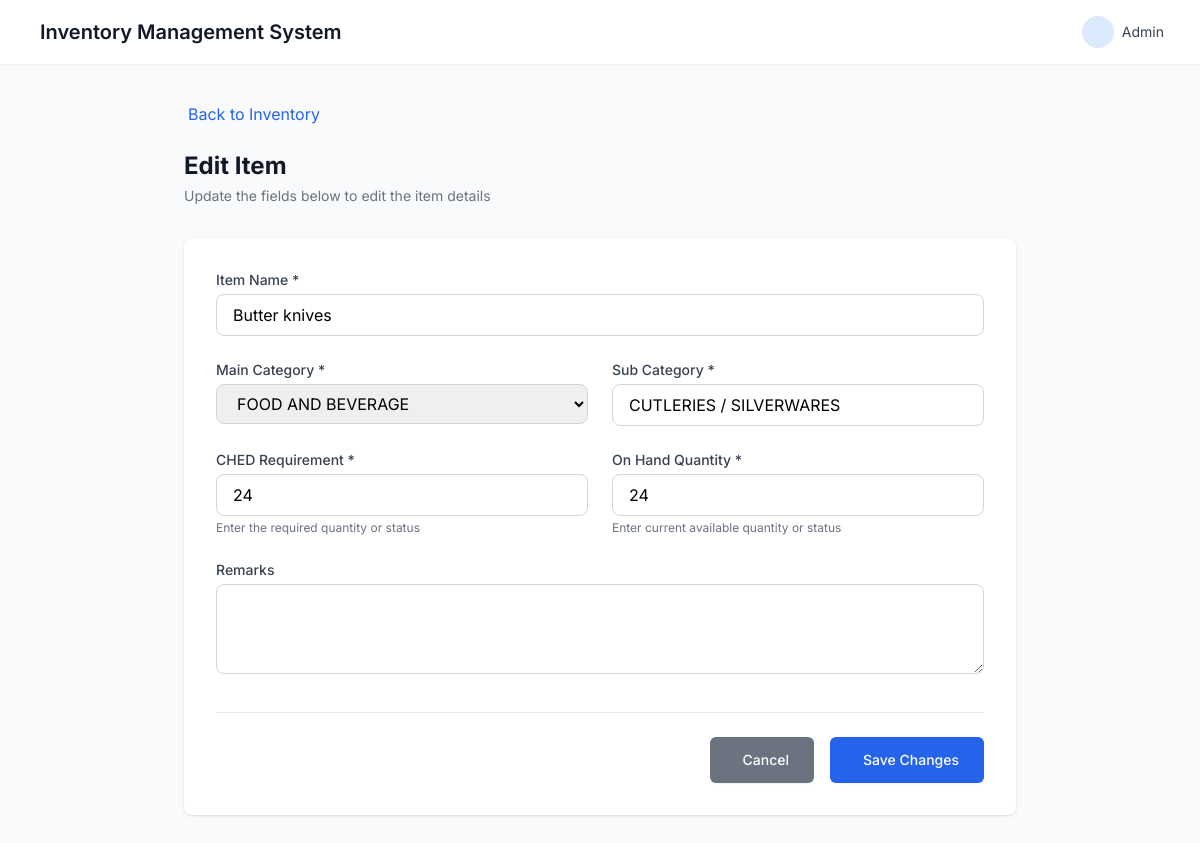
Page /items/edit_item.php?id=84 (signed in) on the committed database.
### tables this page shows
CREATE TABLE `items` (
  `id` int(11) NOT NULL,
  `name` varchar(255) DEFAULT NULL,
  `sub_category` varchar(50) NOT NULL,
  `quantity` varchar(255) DEFAULT NULL,
  `available_quantity` varchar(255) DEFAULT NULL,
  `description` text DEFAULT NULL,
  `department` varchar(255) DEFAULT NULL,
  `created_at` timestamp NOT NULL DEFAULT current_timestamp(),
  `borrowed_quantity` int(11) DEFAULT 0,
  `borrowed` int(11) DEFAULT 0,
  `returned` int(11) DEFAULT 0,
  `remarks` text DEFAULT NULL,
  `unit` varchar(255) NOT NULL DEFAULT 'unit',
  `main_category_id` int(11) NOT NULL DEFAULT 1
);

### items/edit_item.php (the view, shortened to what this page needs)
<?php
require_once "../config/database.php";
$item_id = filter_input(INPUT_GET, 'id', FILTER_VALIDATE_INT);
$stmt = $conn->prepare("SELECT i.*, mc.name AS main_category
                       FROM items i
                       JOIN main_categories mc ON i.main_category_id = mc.id
                       WHERE i.id = ?");
$stmt->execute([$item_id]);
$item = $stmt->fetch(PDO::FETCH_ASSOC);
?>
<!DOCTYPE html>
<html lang="en">
<head>
    <script src="https://cdn.tailwindcss.com"></script>
    <link href="https://cdn.jsdelivr.net/npm/remixicon@3.5.0/fonts/remixicon.css" rel="stylesheet">
</head>
<body class="bg-gray-50 min-h-screen">
<nav class="bg-white shadow-sm">
    <div class="max-w-7xl mx-auto px-4 sm:px-6 lg:px-8">
        <div class="flex justify-between h-16">
            <div class="flex items-center">
                <div class="flex-shrink-0 flex items-center">
                    <span class="text-xl font-semibold text-gray-900">Inventory Management System</span>
                </div>
            </div>
            <div class="hidden sm:ml-6 sm:flex sm:items-center">
                <div class="ml-3 relative">
                    <div>
                        <button id="user-menu" class="flex items-center text-sm rounded-full focus:outline-none focus:ring-2 focus:ring-offset-2 focus:ring-blue-500">
                            <div class="h-8 w-8 rounded-full bg-blue-100 flex items-center justify-center text-blue-600">
                            </div>
                            <span class="ml-2 text-gray-700">Admin</span>
                        </button>
                    </div>
                </div>
            </div>
        </div>
    </div>
</nav>
<div class="max-w-4xl mx-auto px-4 sm:px-6 lg:px-8 py-8">
    <div class="mb-6">
        <a href="../dashboard/admin_requests.php" class="inline-flex items-center text-blue-600 hover:text-blue-800 smooth-transition">
            <i class="ri-arrow-left-line mr-1"></i> Back to Inventory
        </a>
    </div>
    <div class="mb-8">
        <h1 class="text-2xl font-bold text-gray-900">Edit Item</h1>
        <p class="mt-1 text-sm text-gray-500">Update the fields below to edit the item details</p>
    </div>
    <div class="bg-white shadow rounded-lg overflow-hidden">
        <form method="POST" class="p-6 sm:p-8">
            <div class="grid grid-cols-1 gap-6 sm:grid-cols-2">
                <div class="sm:col-span-2">
                    <label for="name" class="block text-sm font-medium text-gray-700 mb-1">Item Name *</label>
                    <input type="text" id="name" name="name" required
                           value="<?= htmlspecialchars($item['name']) ?>"
                           class="w-full px-4 py-2 border border-gray-300 rounded-lg form-input focus:outline-none">
                </div>
                <div>
                    <label for="main_category_id" class="block text-sm font-medium text-gray-700 mb-1">Main Category *</label>
                    <select id="main_category_id" name="main_category_id" required
                            class="w-full px-4 py-2 border border-gray-300 rounded-lg form-input focus:outline-none">
                        <option value="3" <?= ($item['main_category_id'] ?? '') == 3 ? 'selected' : '' ?>>FOOD AND BEVERAGE</option>
                    </select>
                </div>
                <div>
                    <label for="sub_category" class="block text-sm font-medium text-gray-700 mb-1">Sub Category *</label>
                    <input type="text" id="sub_category" name="sub_category" required
                        value="<?= htmlspecialchars($item['sub_category'] ?? '') ?>"
                        class="w-full px-4 py-2 border border-gray-300 rounded-lg form-input focus:outline-none">
                </div>
                <div>
                    <label for="ched_req" class="block text-sm font-medium text-gray-700 mb-1">CHED Requirement *</label>
                    <input type="text" id="ched_req" name="ched_req" required
                           value="<?= htmlspecialchars($item['quantity']) ?>"
                           placeholder="e.g. '10 units', 'Not available'"
                           class="w-full px-4 py-2 border border-gray-300 rounded-lg form-input focus:outline-none">
                    <p class="text-xs text-gray-500 mt-1">Enter the required quantity or status</p>
                </div>
                <div>
                    <label for="on_hand" class="block text-sm font-medium text-gray-700 mb-1">On Hand Quantity *</label>
                    <input type="text" id="on_hand" name="on_hand" required
                           value="<?= htmlspecialchars($item['available_quantity']) ?>"
                           placeholder="e.g. '5 units', 'In storage'"
                           class="w-full px-4 py-2 border border-gray-300 rounded-lg form-input focus:outline-none">
                    <p class="text-xs text-gray-500 mt-1">Enter current available quantity or status</p>
                </div>
                <div class="sm:col-span-2">
                    <label for="remarks" class="block text-sm font-medium text-gray-700 mb-1">Remarks</label>
                    <textarea id="remarks" name="remarks" rows="3"
                              class="w-full px-4 py-2 border border-gray-300 rounded-lg form-input focus:outline-none"><?= htmlspecialchars($item['remarks']) ?></textarea>
                </div>
            </div>
            <div class="mt-8 pt-6 border-t border-gray-200 flex justify-end space-x-4">
                <a href="../dashboard/admin_requests.php"
                   class="inline-flex items-center px-6 py-3 border border-transparent text-sm font-medium rounded-md shadow-sm text-white bg-gray-500 hover:bg-gray-600 smooth-transition">
                    <i class="ri-arrow-go-back-line mr-2"></i> Cancel
                </a>
                <button type="submit"
                        class="inline-flex items-center px-6 py-3 border border-transparent text-sm font-medium rounded-md shadow-sm text-white bg-blue-600 hover:bg-blue-700 focus:outline-none focus:ring-2 focus:ring-offset-2 focus:ring-blue-500 smooth-transition">
                    <i class="ri-save-line mr-2"></i> Save Changes
                </button>
            </div>
        </form>
    </div>
</div>
</body>
</html>

### items/edit_item.php (style rules this page uses)
body { font-family: 'Inter', sans-serif; }
.smooth-transition { transition: all 0.3s ease; }

### rows in the picture
items: name "Butter knives", main_category_id "FOOD AND BEVERAGE", sub_category "CUTLERIES / SILVERWARES", ched_req "24", on_hand "24"
